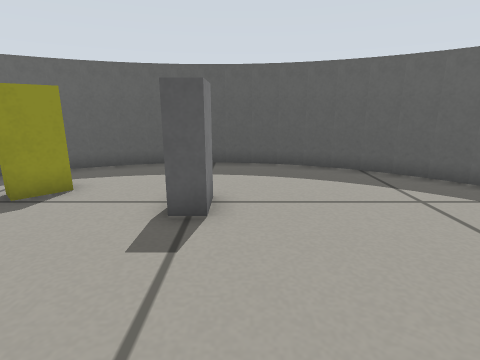
[1] (above)

12 first-person views from a walk through a Gazebo world. The camera is 0.4 m above the floor, tilts 14° down and sees 80° across. The floor is counted in squares, 0.2 m on a side. Each view is taken from the middle of a square. On the plan, view 1 faces up. The plan holds only what a view shows up to about 16 squares ahead; the rest is blank.

[2]
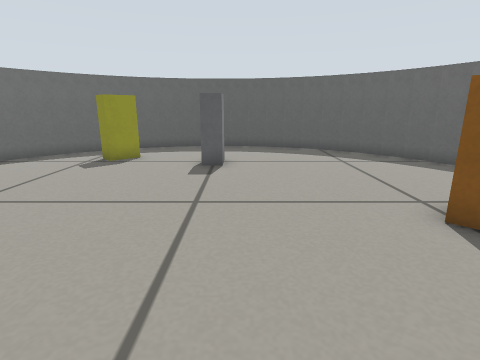

[3]
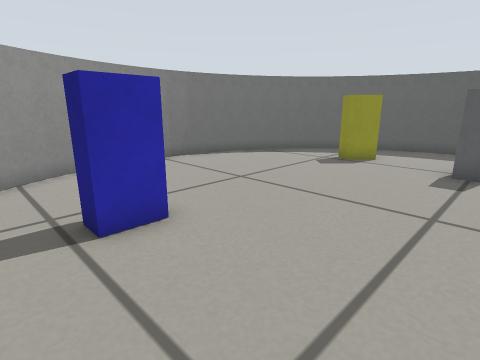

[4]
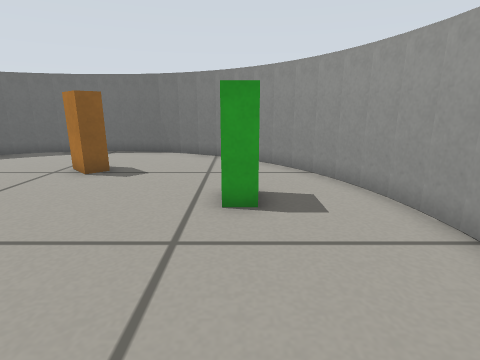

[5]
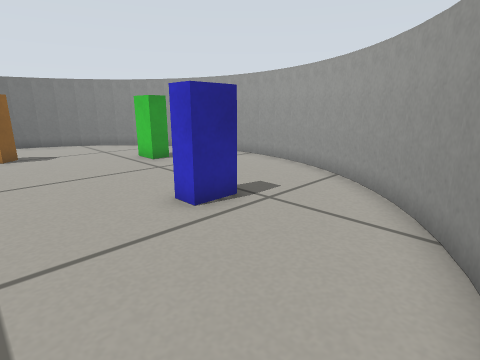

[6]
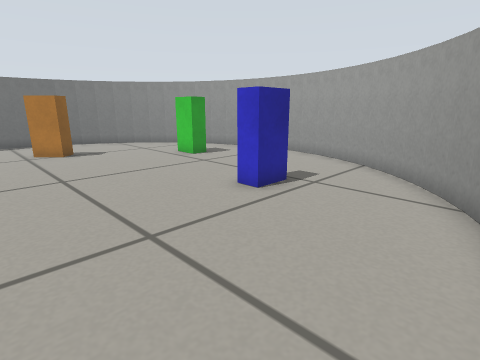

[7]
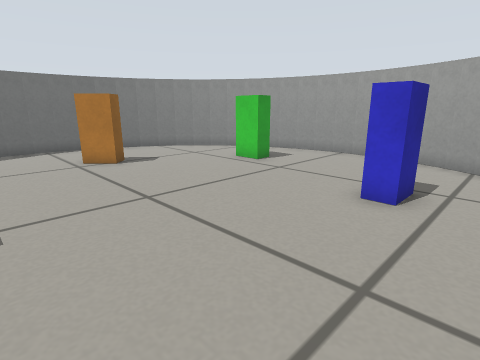

[8]
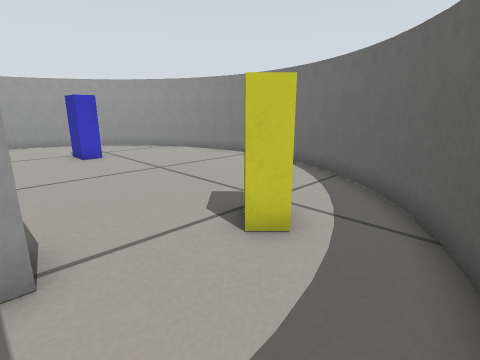

[9]
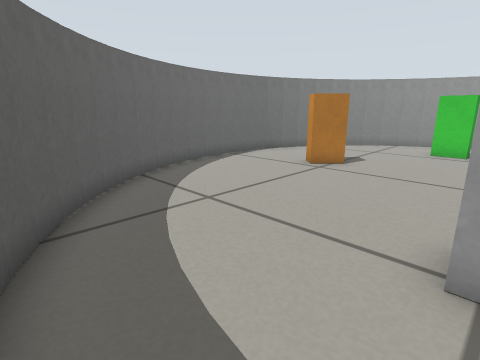

[10]
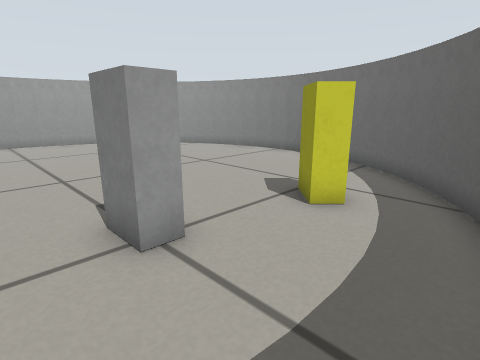

[11]
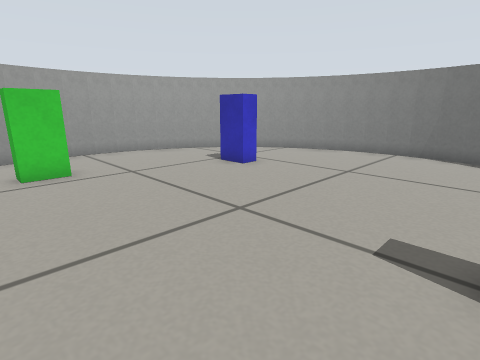

[12]
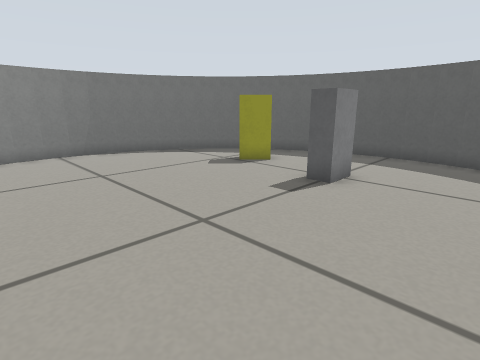

### Floor plan
Points are (right, up) in squares from view 1. A wall is a line through its corners. A room is listed if a view was taken in it or the views show most of it. See-through windows are left out.
Room 1 (views 1, 2, 3, 4, 5, 6, 7, 8, 9, 10, 11, 12)
walls: (-8.8, -4.7) (-8.1, -5.6); (3.2, 9.7) (2.2, 10.2); (4.7, -6.8) (5.5, -6.2); (-10.4, -1.3) (-10.1, -2.3); (-3.3, 10.4) (-4.3, 10.1); (8.4, 3.3) (8.1, 4.3); (-4.3, -8.1) (-3.3, -8.4); (2.3, 10.1) (1.3, 10.4); (0.3, -8.6) (1.4, -8.4); (-9.3, 6) (-9.8, 5.1); (-8.1, 7.6) (-8.8, 6.7); (-7.6, -6.1) (-6.7, -6.9); (-8.2, -5.5) (-7.5, -6.2); (-7.5, 8.2) (-8.2, 7.5); (6.2, 7.5) (5.5, 8.2); (4.9, 8.7) (4, 9.4); (6.7, -4.9) (7.4, -3.9); (-10.6, -0.4) (-10.4, -1.4); (-3.4, -8.4) (-2.4, -8.6); (1.4, 10.4) (0.4, 10.6); (8.6, 2.4) (8.4, 3.4); (7.7, -3.3) (8.2, -2.2); (-10.7, 0.6) (-10.6, -0.5); (-9.8, -3.1) (-9.3, -4.1); (-5.1, 9.8) (-6.1, 9.3); (-1.4, 10.7) (-2.4, 10.6) (-3.4, 10.4); (-0.6, -8.7) (0.5, -8.6); (3.1, -7.8) (4.1, -7.3); (5.4, -6.3) (6.2, -5.5); (7.8, 5.1) (7.3, 6.1); (8.7, 1.4) (8.6, 2.5); (-1.5, -8.7) (-0.5, -8.7); (-0.5, 10.7) (-1.5, 10.7); (8.7, 0.5) (8.7, 1.5); (8.1, -2.4) (8.4, -1.3); (-10.6, 2.5) (-10.7, 1.5) (-10.7, 0.5); (-2.5, -8.6) (-1.4, -8.7); (0.5, 10.6) (-0.6, 10.7); (-6.8, -6.8) (-6, -7.3); (-9.4, -3.9) (-8.8, -4.8); (-5.9, 9.4) (-6.9, 8.8); (3.9, -7.4) (4.9, -6.8); (8.4, -1.5) (8.6, -0.4); (8.6, -0.6) (8.7, 0.6); (-10.2, -2.2) (-9.7, -3.2); (-4.2, 10.2) (-5.3, 9.7); (2.2, -8.2) (3.2, -7.8); (8.2, 4.2) (7.7, 5.2); (-6.7, 8.9) (-7.6, 8.2); (-6.1, -7.3) (-5.1, -7.8); (4.1, 9.3) (3.1, 9.8); (6.9, 6.7) (6.2, 7.6); (7.3, -4.1) (7.8, -3.1); (-9.8, 5.2) (-10.1, 4.3) (-10.4, 3.4) (-10.6, 2.4); (-5.2, -7.8) (-4.2, -8.2); (1.2, -8.5) (2.3, -8.1); (5.6, 8.2) (4.7, 8.9); (6.2, -5.6) (6.8, -4.8); (7.4, 6) (6.8, 6.8); (-8.8, 6.9) (-9.4, 5.9)
objects: blue box (-5, -3); yellow box (-5, 6) to (-4, 7); grey box (-1, 5) to (-1, 6); green box (1, -5) to (2, -5); orange box (4, -1) to (5, 1)

Where each view was taken, in squares from view 1:
view 1: 0 up, 0 right, facing up
view 2: 5 down, 0 right, facing up
view 3: 5 down, 0 right, facing up-left
view 4: 5 down, 5 left, facing right
view 5: 1 up, 10 left, facing down-right
view 6: 3 up, 10 left, facing down-right
view 7: 4 up, 7 left, facing down-right
view 8: 10 up, 1 left, facing down-left
view 9: 10 up, 1 left, facing down-right
view 10: 10 up, 1 right, facing down-left
view 11: 5 up, 3 right, facing down-left
view 12: 2 down, 3 right, facing up-left
